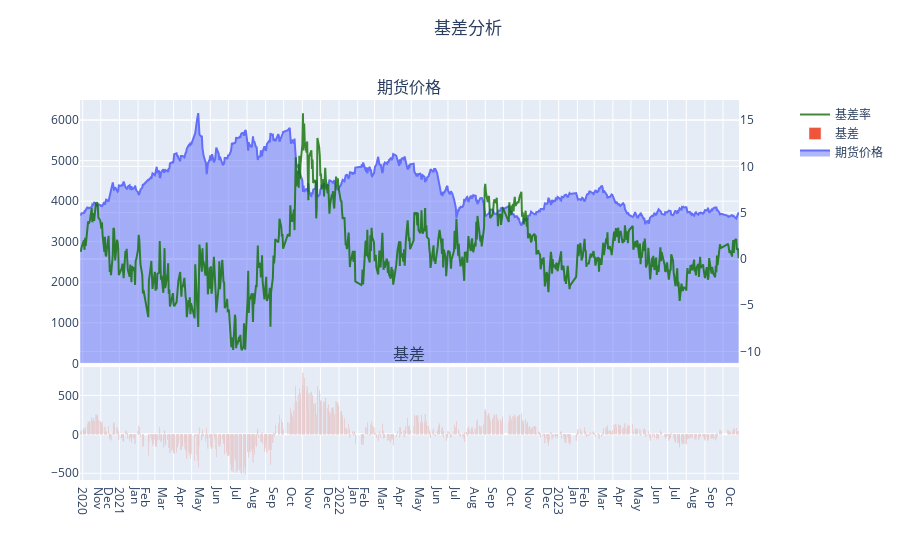

This figure's notebook cell:
### Markdown cell above
### 基差走势

### Code cell
df_rb_basis = pd.read_csv('data/rb-main-basis-20231028.csv')
df_rb_basis['基差'] = df_rb_basis['现货'] - df_rb_basis['期货']

fig = make_subplots(rows=2, cols=1, shared_xaxes=True, specs=[[{"secondary_y": True}], [{"secondary_y": True}]],
                   vertical_spacing=0.01, subplot_titles=('期货价格', '基差'), 
                   row_width=[0.3, 0.7])

fig_main = make_subplots(specs=[[{"secondary_y": True}]])
fig_future_price = go.Scatter(x=df_rb_basis['日期'], y=df_rb_basis['期货'], stackgroup='one', name='期货价格')
fig_basis_rate = go.Scatter(x=df_rb_basis['日期'], y=df_rb_basis['基差率'], name='基差率', marker = dict(color = 'rgba(16, 112, 2, 0.8)'))
fig_main.add_trace(fig_future_price)
#fig_main.add_trace(fig_basis_rate, secondary_y=True)

fig.add_trace(fig_future_price, row = 1, col = 1)

fig_basis = go.Bar(x=df_rb_basis['日期'], y = df_rb_basis['基差'], name='基差')
fig.add_trace(fig_basis, row = 2, col = 1)

# X轴坐标按照年-月显示
fig.update_xaxes(showgrid=True,
    dtick="M1",  # 按月显示
    ticklabelmode="period",   # instant  period
    tickformat="%b\n%Y")
#fig.update_traces(xbins_size="M1")
fig.update_layout(title={
    'text':'基差分析',
    'x':0.52,
    'y':0.96,
    'xanchor':'center',
    'yanchor':'top'
})

fig.add_trace(fig_basis_rate, secondary_y=True)
fig.show()

### Figure 1 — Plotly figure (JSON) as saved in the notebook; plotly's stock layout.template omitted (floating-point values rounded to 4 significant figures; data arrays with more than 128 entries replaced by an {"elided": "..."} marker saying what was removed)
{"data": [{"name": "期货价格", "stackgroup": "one", "type": "scatter", "x": {"elided": "729 str values"}, "xaxis": "x", "y": {"elided": "729 int values"}, "yaxis": "y"}, {"name": "基差", "type": "bar", "x": {"elided": "729 str values"}, "xaxis": "x2", "y": {"elided": "729 float values"}, "yaxis": "y3"}, {"marker": {"color": "rgba(16, 112, 2, 0.8)"}, "name": "基差率", "type": "scatter", "x": {"elided": "729 str values"}, "xaxis": "x", "y": {"elided": "729 float values"}, "yaxis": "y2"}], "layout": {"annotations": [{"font": {"size": 16}, "showarrow": false, "text": "期货价格", "x": 0.47, "xanchor": "center", "xref": "paper", "y": 1, "yanchor": "bottom", "yref": "paper"}, {"font": {"size": 16}, "showarrow": false, "text": "基差", "x": 0.47, "xanchor": "center", "xref": "paper", "y": 0.297, "yanchor": "bottom", "yref": "paper"}], "title": {"text": "基差分析", "x": 0.52, "xanchor": "center", "y": 0.96, "yanchor": "top"}, "xaxis": {"anchor": "y", "domain": [0, 0.94], "dtick": "M1", "matches": "x2", "showgrid": true, "showticklabels": false, "tickformat": "%b\n%Y", "ticklabelmode": "period"}, "xaxis2": {"anchor": "y3", "domain": [0, 0.94], "dtick": "M1", "showgrid": true, "tickformat": "%b\n%Y", "ticklabelmode": "period"}, "yaxis": {"anchor": "x", "domain": [0.307, 1]}, "yaxis2": {"anchor": "x", "overlaying": "y", "side": "right"}, "yaxis3": {"anchor": "x2", "domain": [0, 0.297]}, "yaxis4": {"anchor": "x2", "overlaying": "y3", "side": "right"}}}
